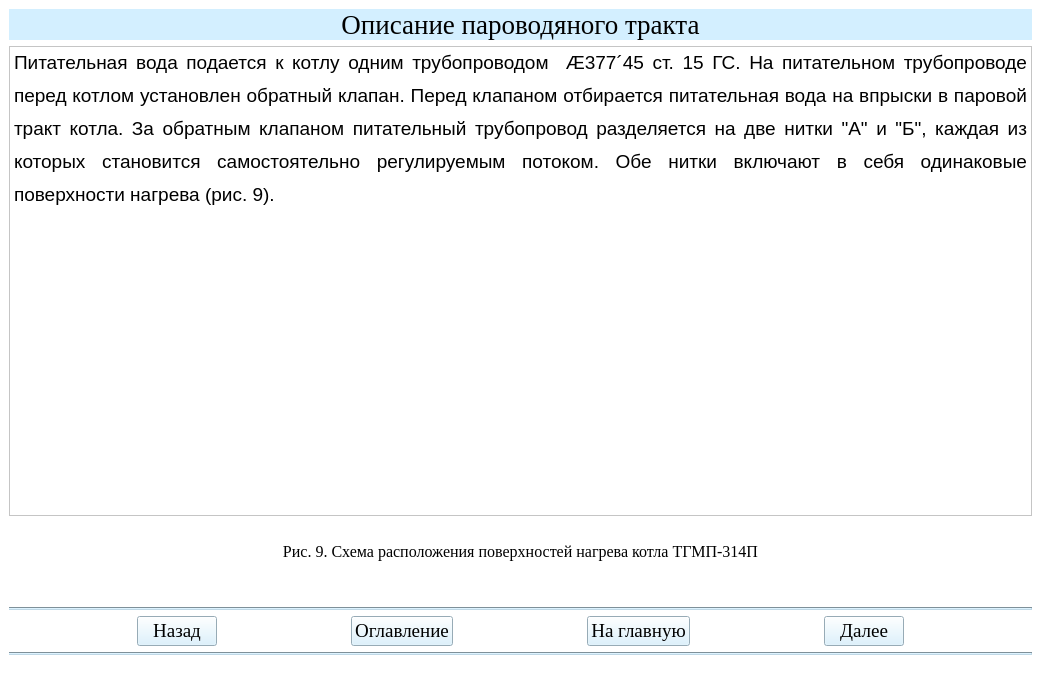
<?xml version="1.0" encoding="UTF-8"?>
<ui version="4.0">
 <class>Teoria13Window</class>
 <widget class="QMainWindow" name="Teoria13Window">
  <property name="geometry">
   <rect>
    <x>0</x>
    <y>0</y>
    <width>1041</width>
    <height>686</height>
   </rect>
  </property>
  <property name="windowTitle">
   <string>АУК</string>
  </property>
  <property name="styleSheet">
   <string notr="true">background-color: rgb(255, 255, 255);</string>
  </property>
  <widget class="QWidget" name="centralwidget">
   <layout class="QGridLayout" name="gridLayout">
    <item row="3" column="0">
     <widget class="QLabel" name="label_2">
      <property name="font">
       <font>
        <family>Times New Roman</family>
        <pointsize>12</pointsize>
       </font>
      </property>
      <property name="text">
       <string>Рис. 9. Схема расположения поверхностей нагрева котла ТГМП-314П</string>
      </property>
      <property name="alignment">
       <set>Qt::AlignCenter</set>
      </property>
     </widget>
    </item>
    <item row="2" column="0">
     <widget class="QLabel" name="label">
      <property name="text">
       <string/>
      </property>
      <property name="pixmap">
       <pixmap>рис9.png</pixmap>
      </property>
      <property name="alignment">
       <set>Qt::AlignCenter</set>
      </property>
     </widget>
    </item>
    <item row="1" column="0">
     <widget class="QTextBrowser" name="textBrowser">
      <property name="html">
       <string>&lt;!DOCTYPE HTML PUBLIC &quot;-//W3C//DTD HTML 4.0//EN&quot; &quot;http://www.w3.org/TR/REC-html40/strict.dtd&quot;&gt;
&lt;html&gt;&lt;head&gt;&lt;meta name=&quot;qrichtext&quot; content=&quot;1&quot; /&gt;&lt;style type=&quot;text/css&quot;&gt;
p, li { white-space: pre-wrap; }
&lt;/style&gt;&lt;/head&gt;&lt;body style=&quot; font-family:'MS Shell Dlg 2'; font-size:8.25pt; font-weight:400; font-style:normal;&quot;&gt;
&lt;p align=&quot;justify&quot; style=&quot; margin-top:12px; margin-bottom:0px; margin-left:0px; margin-right:0px; -qt-block-indent:0; text-indent:0px; line-height:150%;&quot;&gt;&lt;span style=&quot; font-family:'Times New Roman,serif'; font-size:14pt;&quot;&gt;Питательная вода подается к котлу одним трубопроводом  &lt;/span&gt;&lt;span style=&quot; font-family:'Symbol'; font-size:14pt;&quot;&gt;Æ&lt;/span&gt;&lt;span style=&quot; font-family:'Times New Roman,serif'; font-size:14pt;&quot;&gt;377&lt;/span&gt;&lt;span style=&quot; font-family:'Symbol'; font-size:14pt;&quot;&gt;´&lt;/span&gt;&lt;span style=&quot; font-family:'Times New Roman,serif'; font-size:14pt;&quot;&gt;45 ст. 15 ГС. На питательном трубопроводе перед котлом установлен обратный клапан. Перед клапаном отбирается питательная вода на впрыски в паровой тракт котла. За обратным клапаном питательный трубопровод разделяется на две нитки &amp;quot;А&amp;quot; и &amp;quot;Б&amp;quot;, каждая из которых становится самостоятельно регулируемым потоком. Обе нитки включают в себя одинаковые поверхности нагрева (рис. 9). &lt;/span&gt;&lt;/p&gt;&lt;/body&gt;&lt;/html&gt;</string>
      </property>
     </widget>
    </item>
    <item row="9" column="0">
     <widget class="Line" name="line_2">
      <property name="styleSheet">
       <string notr="true">background-color: rgb(191, 216, 230);</string>
      </property>
      <property name="orientation">
       <enum>Qt::Horizontal</enum>
      </property>
     </widget>
    </item>
    <item row="8" column="0">
     <layout class="QHBoxLayout" name="horizontalLayout">
      <item>
       <spacer name="horizontalSpacer_2">
        <property name="orientation">
         <enum>Qt::Horizontal</enum>
        </property>
        <property name="sizeHint" stdset="0">
         <size>
          <width>40</width>
          <height>20</height>
         </size>
        </property>
       </spacer>
      </item>
      <item>
       <widget class="QPushButton" name="btn_return13">
        <property name="sizePolicy">
         <sizepolicy hsizetype="Minimum" vsizetype="Fixed">
          <horstretch>0</horstretch>
          <verstretch>0</verstretch>
         </sizepolicy>
        </property>
        <property name="font">
         <font>
          <family>Times New Roman</family>
          <pointsize>14</pointsize>
          <weight>50</weight>
          <bold>false</bold>
         </font>
        </property>
        <property name="styleSheet">
         <string notr="true">background-color: rgb(211, 239, 255);
color: rgb(0, 0, 0);</string>
        </property>
        <property name="text">
         <string>Назад</string>
        </property>
       </widget>
      </item>
      <item>
       <spacer name="horizontalSpacer_5">
        <property name="orientation">
         <enum>Qt::Horizontal</enum>
        </property>
        <property name="sizeHint" stdset="0">
         <size>
          <width>40</width>
          <height>20</height>
         </size>
        </property>
       </spacer>
      </item>
      <item>
       <widget class="QPushButton" name="btn_oglavlenie13">
        <property name="font">
         <font>
          <family>Times New Roman</family>
          <pointsize>14</pointsize>
         </font>
        </property>
        <property name="styleSheet">
         <string notr="true">background-color: rgb(211, 239, 255);
color: rgb(0, 0, 0);</string>
        </property>
        <property name="text">
         <string>Оглавление</string>
        </property>
       </widget>
      </item>
      <item>
       <spacer name="horizontalSpacer">
        <property name="orientation">
         <enum>Qt::Horizontal</enum>
        </property>
        <property name="sizeHint" stdset="0">
         <size>
          <width>40</width>
          <height>20</height>
         </size>
        </property>
       </spacer>
      </item>
      <item>
       <widget class="QPushButton" name="btn_glavnaya13">
        <property name="font">
         <font>
          <family>Times New Roman</family>
          <pointsize>14</pointsize>
          <weight>50</weight>
          <bold>false</bold>
         </font>
        </property>
        <property name="styleSheet">
         <string notr="true">background-color: rgb(211, 239, 255);
color: rgb(0, 0, 0);</string>
        </property>
        <property name="text">
         <string>На главную</string>
        </property>
       </widget>
      </item>
      <item>
       <spacer name="horizontalSpacer_3">
        <property name="orientation">
         <enum>Qt::Horizontal</enum>
        </property>
        <property name="sizeHint" stdset="0">
         <size>
          <width>40</width>
          <height>20</height>
         </size>
        </property>
       </spacer>
      </item>
      <item>
       <widget class="QPushButton" name="btn_dalee13">
        <property name="font">
         <font>
          <family>Times New Roman</family>
          <pointsize>14</pointsize>
          <weight>50</weight>
          <bold>false</bold>
         </font>
        </property>
        <property name="styleSheet">
         <string notr="true">background-color: rgb(211, 239, 255);
color: rgb(0, 0, 0);</string>
        </property>
        <property name="text">
         <string>Далее</string>
        </property>
       </widget>
      </item>
      <item>
       <spacer name="horizontalSpacer_4">
        <property name="orientation">
         <enum>Qt::Horizontal</enum>
        </property>
        <property name="sizeHint" stdset="0">
         <size>
          <width>40</width>
          <height>20</height>
         </size>
        </property>
       </spacer>
      </item>
     </layout>
    </item>
    <item row="7" column="0">
     <widget class="Line" name="line">
      <property name="styleSheet">
       <string notr="true">background-color: rgb(191, 216, 230);</string>
      </property>
      <property name="orientation">
       <enum>Qt::Horizontal</enum>
      </property>
     </widget>
    </item>
    <item row="0" column="0">
     <widget class="QLabel" name="label_3">
      <property name="font">
       <font>
        <family>Times New Roman</family>
        <pointsize>20</pointsize>
       </font>
      </property>
      <property name="styleSheet">
       <string notr="true">background-color: rgb(211, 239, 255);</string>
      </property>
      <property name="text">
       <string>Описание пароводяного тракта</string>
      </property>
      <property name="alignment">
       <set>Qt::AlignCenter</set>
      </property>
     </widget>
    </item>
    <item row="4" column="0">
     <spacer name="verticalSpacer">
      <property name="orientation">
       <enum>Qt::Vertical</enum>
      </property>
      <property name="sizeType">
       <enum>QSizePolicy::Fixed</enum>
      </property>
      <property name="sizeHint" stdset="0">
       <size>
        <width>20</width>
        <height>40</height>
       </size>
      </property>
     </spacer>
    </item>
   </layout>
  </widget>
  <widget class="QStatusBar" name="statusbar"/>
 </widget>
 <resources/>
 <connections/>
</ui>
